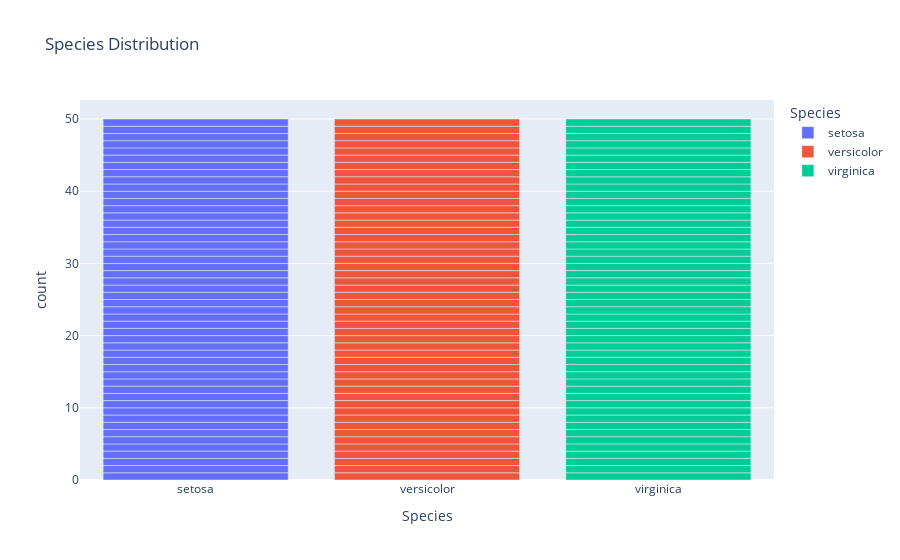

Notebook source saved alongside this figure:
### Markdown cell above
<p style="font-family:'Times New Roman'; font-size:25px; font-weight:bold; color:red; padding-left:100px;margin:0;background-color:yellow;border-radius:15px;">
4.1 Species Distribution Analysis
</p>

### Code cell
fig = px.bar(
    df,
    x="Species",
    title="Species Distribution",
    color="Species"
)
fig.show()

### Figure 1 — Plotly figure (JSON) as saved in the notebook; plotly's stock layout.template omitted (floating-point values rounded to 4 significant figures)
{"data": [{"hovertemplate": "Species=%{x}<br>count=%{y}<extra></extra>", "legendgroup": "setosa", "marker": {"color": "#636efa", "pattern": {"shape": ""}}, "name": "setosa", "orientation": "v", "showlegend": true, "textposition": "auto", "type": "bar", "x": ["setosa", "setosa", "setosa", "setosa", "setosa", "setosa", "setosa", "setosa", "setosa", "setosa", "setosa", "setosa", "setosa", "setosa", "setosa", "setosa", "setosa", "setosa", "setosa", "setosa", "setosa", "setosa", "setosa", "setosa", "setosa", "setosa", "setosa", "setosa", "setosa", "setosa", "setosa", "setosa", "setosa", "setosa", "setosa", "setosa", "setosa", "setosa", "setosa", "setosa", "setosa", "setosa", "setosa", "setosa", "setosa", "setosa", "setosa", "setosa", "setosa", "setosa"], "xaxis": "x", "y": [1, 1, 1, 1, 1, 1, 1, 1, 1, 1, 1, 1, 1, 1, 1, 1, 1, 1, 1, 1, 1, 1, 1, 1, 1, 1, 1, 1, 1, 1, 1, 1, 1, 1, 1, 1, 1, 1, 1, 1, 1, 1, 1, 1, 1, 1, 1, 1, 1, 1], "yaxis": "y"}, {"hovertemplate": "Species=%{x}<br>count=%{y}<extra></extra>", "legendgroup": "versicolor", "marker": {"color": "#EF553B", "pattern": {"shape": ""}}, "name": "versicolor", "orientation": "v", "showlegend": true, "textposition": "auto", "type": "bar", "x": ["versicolor", "versicolor", "versicolor", "versicolor", "versicolor", "versicolor", "versicolor", "versicolor", "versicolor", "versicolor", "versicolor", "versicolor", "versicolor", "versicolor", "versicolor", "versicolor", "versicolor", "versicolor", "versicolor", "versicolor", "versicolor", "versicolor", "versicolor", "versicolor", "versicolor", "versicolor", "versicolor", "versicolor", "versicolor", "versicolor", "versicolor", "versicolor", "versicolor", "versicolor", "versicolor", "versicolor", "versicolor", "versicolor", "versicolor", "versicolor", "versicolor", "versicolor", "versicolor", "versicolor", "versicolor", "versicolor", "versicolor", "versicolor", "versicolor", "versicolor"], "xaxis": "x", "y": [1, 1, 1, 1, 1, 1, 1, 1, 1, 1, 1, 1, 1, 1, 1, 1, 1, 1, 1, 1, 1, 1, 1, 1, 1, 1, 1, 1, 1, 1, 1, 1, 1, 1, 1, 1, 1, 1, 1, 1, 1, 1, 1, 1, 1, 1, 1, 1, 1, 1], "yaxis": "y"}, {"hovertemplate": "Species=%{x}<br>count=%{y}<extra></extra>", "legendgroup": "virginica", "marker": {"color": "#00cc96", "pattern": {"shape": ""}}, "name": "virginica", "orientation": "v", "showlegend": true, "textposition": "auto", "type": "bar", "x": ["virginica", "virginica", "virginica", "virginica", "virginica", "virginica", "virginica", "virginica", "virginica", "virginica", "virginica", "virginica", "virginica", "virginica", "virginica", "virginica", "virginica", "virginica", "virginica", "virginica", "virginica", "virginica", "virginica", "virginica", "virginica", "virginica", "virginica", "virginica", "virginica", "virginica", "virginica", "virginica", "virginica", "virginica", "virginica", "virginica", "virginica", "virginica", "virginica", "virginica", "virginica", "virginica", "virginica", "virginica", "virginica", "virginica", "virginica", "virginica", "virginica", "virginica"], "xaxis": "x", "y": [1, 1, 1, 1, 1, 1, 1, 1, 1, 1, 1, 1, 1, 1, 1, 1, 1, 1, 1, 1, 1, 1, 1, 1, 1, 1, 1, 1, 1, 1, 1, 1, 1, 1, 1, 1, 1, 1, 1, 1, 1, 1, 1, 1, 1, 1, 1, 1, 1, 1], "yaxis": "y"}], "layout": {"barmode": "relative", "legend": {"title": {"text": "Species"}, "tracegroupgap": 0}, "title": {"text": "Species Distribution"}, "xaxis": {"anchor": "y", "categoryarray": ["setosa", "versicolor", "virginica"], "categoryorder": "array", "domain": [0, 1], "title": {"text": "Species"}}, "yaxis": {"anchor": "x", "domain": [0, 1], "title": {"text": "count"}}}}
